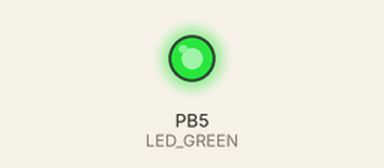
A program run on a simulated ATmega328P, built with avr-gcc and emulated at 16 MHz. Shown: output pins drawn as LEDs (lit = HIGH).

Above: at 0.5 s.
At 10.8 s:
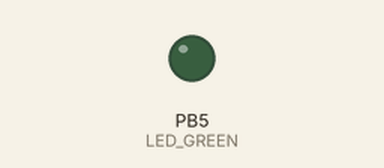
Timing chart, 0 to 19.8 s (numbered marks = the images above):
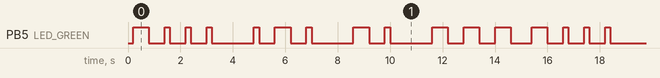

Measured:
- by itself, PB5 (LED_GREEN): moves between LOW and HIGH, repeating every 15.2 s
- by itself, everything shown: repeats every 15.2 s, in 24 steps

The program:

main.c
```c
#ifndef F_CPU           // Preprocessor directive allows for conditional
// compilation. The #ifndef means "if not defined".
# define F_CPU 16000000 // CPU frequency in Hz required for delay
#endif                  // The #ifndef directive must be closed by #endif

#define LED_GREEN PB5
#define SHORT_DELAY 200
#define LONG_DELAY 600
#define SPACE_DELAY 1000

#include <avr/io.h>
#include <util/delay.h>

void carka();
void tecka();
void mezera();

int main(void)
{
	// Set pin as output in Data Direction Register
	// DDRB = DDRB or 0010 0000
	DDRB = DDRB | (1<<LED_GREEN);

	// Set pin LOW in Data Register (LED off)
	// PORTB = PORTB and 1101 1111
	PORTB = PORTB & ~(1<<LED_GREEN);

	// Infinite loop
	while (1)
	{
		// Pause several milliseconds
		_delay_ms(SHORT_DELAY);
		//BRNO

		carka();
		tecka();
		tecka();
		tecka();

		mezera();

		tecka();
		carka();
		tecka();

		mezera();

		carka();
		tecka();

		mezera();

		carka();
		carka();
		carka();
	}

	// Will never reach this
	return 0;
}
void carka()
{
	PORTB = PORTB ^ (1<<LED_GREEN);
	_delay_ms(LONG_DELAY);
	PORTB = PORTB & ~(1<<LED_GREEN);
	_delay_ms(LONG_DELAY);
}
void tecka()
{
	PORTB = PORTB ^ (1<<LED_GREEN);
	_delay_ms(SHORT_DELAY);
	PORTB = PORTB & ~(1<<LED_GREEN);
	_delay_ms(LONG_DELAY);
}
void mezera()
{
	_delay_ms(SPACE_DELAY);
}
```
